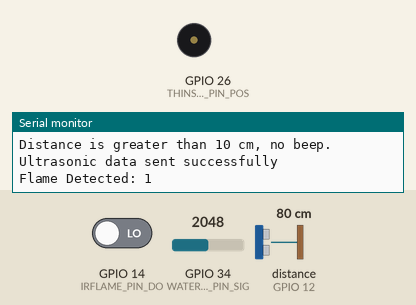
Recording of a sketch running on a simulated ESP32. Parts: buzzer (waves = sounding), the last lines printed to the serial monitor. Inputs (shaded band) come from the test bench; at power-on: distance to the obstacle (sensor on GPIO 12) 80 cm, GPIO 14 (IRFLAME_PIN_DO) LOW, GPIO 34 (WATERLEVELSENSOR_5V_PIN_SIG) = 2048. The echo pulse lasts 58.3 µs per cm; WiFi joins after 1.5 s; servers stay silent unless stated.

Above: at 2.7 s.
2.8 s: distance to the obstacle (sensor on GPIO 12) set to 2 cm
6.3 s: distance to the obstacle (sensor on GPIO 12) set to 8 cm
9.8 s: distance to the obstacle (sensor on GPIO 12) set to 11 cm
13.3 s: GPIO 14 (IRFLAME_PIN_DO) driven HIGH
At 14.2 s:
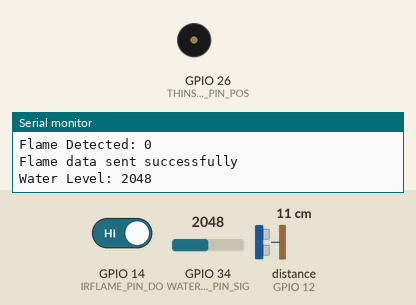
14.9 s: GPIO 34 (WATERLEVELSENSOR_5V_PIN_SIG) set to 2973
16.4 s: GPIO 34 (WATERLEVELSENSOR_5V_PIN_SIG) set to 3037
At 16.9 s:
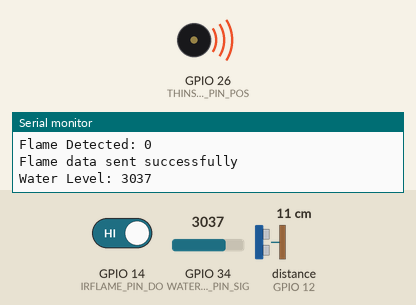
Timing chart, 0 to 21.1 s (numbered marks = the images above; inputs shaded):
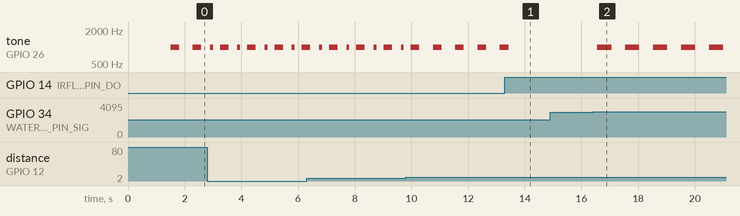

Measured:
- the behaviour switches between 3000 and 3001 on GPIO 34 (WATERLEVELSENSOR_5V_PIN_SIG) (found by bisection; images 1 and 2)
- after the input at 13.3 s, tone on GPIO 26 (THINSPEAKER_PIN_POS): goes on until 13.4 s, then stays silent
- after the input at 16.4 s, tone on GPIO 26 (THINSPEAKER_PIN_POS): alternates 1000 Hz for 0.50 s and silent for 0.49 s, starting after 0.16 s
- by itself, tone on GPIO 26 (THINSPEAKER_PIN_POS): alternates 1000 Hz for 0.30 s and silent for 0.49 s

The sketch:

cloud.ino
```cpp
#include <WiFi.h>
#include <Firebase_ESP_Client.h>
#include <NewPing.h>
#include "PiezoSpeaker.h"

// Provide the token generation process info.
#include <addons/TokenHelper.h>

// Provide the RTDB payload printing info and other helper functions.
#include <addons/RTDBHelper.h>

// Your Wi-Fi credentials
#define WIFI_SSID "CCC"
#define WIFI_PASSWORD "987654321"

// Your Firebase project credentials
#define API_KEY "AIzaSyBOgjbAMIKzmZV3TN3xFtf1-_KBrenIgF4"
#define DATABASE_URL "https://smart-white-cane-67105-default-rtdb.asia-southeast1.firebasedatabase.app/"
#define USER_EMAIL "admin0@gmail.com"
#define USER_PASSWORD "12345678"

// Pins
#define HCSR04_PIN_TRIG 13
#define HCSR04_PIN_ECHO 12
#define IRFLAME_PIN_DO 14
#define IROBJAVOID_PIN_OUT 27
#define THINSPEAKER_PIN_POS 26
#define WATERLEVELSENSOR_5V_PIN_SIG 34

// Object initialization
NewPing hcsr04(HCSR04_PIN_TRIG, HCSR04_PIN_ECHO);
PiezoSpeaker thinSpeaker(THINSPEAKER_PIN_POS);
FirebaseData fbdo;
FirebaseAuth auth;
FirebaseConfig config;

// Define vars for testing
const int testDelay = 500;  // delay of 0.5 seconds between tests
unsigned long previousMillis = 0;
int testIndex = 1;
int waterLevelIni = 0;
const int waterLevelThreshold = 500;

void setup() {
    Serial.begin(9600);
    while (!Serial); // wait for serial port to connect. Needed for native USB
    Serial.println("start");

    pinMode(IROBJAVOID_PIN_OUT, INPUT);
    pinMode(IRFLAME_PIN_DO, INPUT);  // Set the flame detector DO pin as input
    pinMode(WATERLEVELSENSOR_5V_PIN_SIG, INPUT);  // Set the water level sensor pin as input

    // Connect to Wi-Fi
    WiFi.begin(WIFI_SSID, WIFI_PASSWORD);
    Serial.print("Connecting to Wi-Fi");
    while (WiFi.status() != WL_CONNECTED) {
        Serial.print(".");
        delay(300);
    }
    Serial.println();
    Serial.print("Connected with IP: ");
    Serial.println(WiFi.localIP());
    Serial.println();

    // Initialize Firebase
    config.api_key = API_KEY;
    auth.user.email = USER_EMAIL;
    auth.user.password = USER_PASSWORD;
    config.database_url = DATABASE_URL;
    config.token_status_callback = tokenStatusCallback; // see addons/TokenHelper.h
    Firebase.reconnectNetwork(true);
    fbdo.setBSSLBufferSize(4096 /* Rx buffer size */, 1024 /* Tx buffer size */);
    fbdo.setResponseSize(2048);
    Firebase.begin(&config, &auth);
    Firebase.setDoubleDigits(5);
    config.timeout.serverResponse = 10 * 1000;
}

void loop() {
    unsigned long currentMillis = millis();
    if (currentMillis - previousMillis >= testDelay) {
        previousMillis = currentMillis;

        switch (testIndex) {
            case 1:

                testFlameDetectionSensor();
                 testWaterLevelSensor();
                testUltrasonicSensor();
            default:
                testIndex = 0;
                break;
        }
        testIndex++;
    }
}

// Test Ultrasonic Sensor
void testUltrasonicSensor() {
    int hcsr04Dist = hcsr04.ping_cm();
    delay(10);
    Serial.print(F("Distance: ")); Serial.print(hcsr04Dist); Serial.println(F(" [cm]"));
    if (hcsr04Dist < 10) {  // Adjusted condition to play beep if distance < 10 cm
        playBeep(1);  // Play Beep 1 if distance
    } else {
        Serial.println(F("Distance is greater than 10 cm, no beep."));
    }
    // Send data to Firebase
    if (Firebase.RTDB.setInt(&fbdo, "/ultrasonic", hcsr04Dist)) {
        Serial.println("Ultrasonic data sent successfully");
    } else {
        Serial.print("Failed to send ultrasonic data: ");
        Serial.println(fbdo.errorReason());
    }
}

// Test Infrared Flame Detection Sensor
void testFlameDetectionSensor() {
    bool flameDetected = digitalRead(IRFLAME_PIN_DO) == LOW;  // Assuming LOW means flame detected
    Serial.print(F("Flame Detected: ")); Serial.println(flameDetected);
    if (flameDetected) {
        playBeep(3);  // Play Beep 3 if flame is detected
    }
    // Send data to Firebase
    if (Firebase.RTDB.setBool(&fbdo, "/flame", flameDetected)) {
        Serial.println("Flame data sent successfully");
    } else {
        Serial.print("Failed to send flame data: ");
        Serial.println(fbdo.errorReason());
    }
}

// Test Water Level Sensor
void testWaterLevelSensor() {
    int waterLevel = analogRead(WATERLEVELSENSOR_5V_PIN_SIG);
    Serial.print(F("Water Level: ")); Serial.println(waterLevel);
    if (waterLevel > 3000) {
        playBeep(5);  // Play Beep 5 if water level is detected
    }
    // Send data to Firebase
    if (Firebase.RTDB.setInt(&fbdo, "/waterlevel", waterLevel)) {
        Serial.println("Water level data sent successfully");
    } else {
        Serial.print("Failed to send water level data: ");
        Serial.println(fbdo.errorReason());
    }
}

// Function to play the appropriate beep sound
void playBeep(int beepNumber) {
    int duration = 100; // duration of the beep in milliseconds
    int frequency = 1000; // frequency of the beep in Hertz

    if (beepNumber == 1) {
        tone(THINSPEAKER_PIN_POS, frequency, duration);
        delay(200);
    } else if (beepNumber == 2) {
        tone(THINSPEAKER_PIN_POS, frequency, duration);
        delay(100);
        tone(THINSPEAKER_PIN_POS, frequency, duration);
    } else if (beepNumber == 3) {
        for (int i = 0; i < 3; i++) {
            tone(THINSPEAKER_PIN_POS, frequency, duration);
            delay(100);
        }
    } else if (beepNumber == 4) {
        for (int i = 0; i < 4; i++) {
            tone(THINSPEAKER_PIN_POS, frequency, duration);
            delay(100);
        }
    } else if (beepNumber == 5) {
        for (int i = 0; i < 5; i++) {
            tone(THINSPEAKER_PIN_POS, frequency, duration);
            delay(100);
        }
    } else if (beepNumber == 6) {
        for (int i = 0; i < 6; i++) {
            tone(THINSPEAKER_PIN_POS, frequency, duration);
            delay(100);
        }
    }
}
```

PiezoSpeaker.cpp
```cpp
#include "PiezoSpeaker.h"

PiezoSpeaker::PiezoSpeaker(int pin) : Speaker(pin){

}
```

PiezoSpeaker.h
```cpp
#ifndef PiezoSpeaker_H
#define PiezoSpeaker_H

#include "Speaker.h"

class PiezoSpeaker : public Speaker  {
  public:
    PiezoSpeaker(const int pin);
};


#endif //PiezoSpeaker_H
```

Speaker.cpp
```cpp
#include "Speaker.h"
#include "TimerFreeTone.h"

#include <Arduino.h>

// Constructor :
Speaker::Speaker(const int pin) : m_pin(pin)
{

}

void Speaker::tone(unsigned long frequency, unsigned int duration)
{
    TimerFreeTone(m_pin, frequency, duration);
}

void Speaker::playMelody(unsigned int len, unsigned int *melody, unsigned int *noteDurations)
{
  // Based on https://www.arduino.cc/en/Tutorial/toneMelody
  for (int thisNote = 0; thisNote < len; thisNote++) {

	TimerFreeTone(m_pin, melody[thisNote], 1000 / noteDurations[thisNote]);
	delay(50);
  }
}
```

Speaker.h
```cpp
#ifndef _SPEAKER_H_
#define _SPEAKER_H_

/*
  BaseSpeaker is an abstract class used to provide common interace
  an funcionality for different speaker components
  This library contains parts from https://www.arduino.cc/en/Tutorial/toneMelody
 */
class Speaker
{
  public:
    Speaker(const int pin);
    void tone(unsigned long frequency, unsigned int duration);
    // Play a Melody
    // len           - amount of notes in melody
    // melody        - array where each element is the desired note in sequence
    // noteDurations - array where each element defines the duration for the corresponding note in the melody.
    //                 4 = quarter note, 8 = eighth note, etc.
    // both melody and noteDurations must be arrays of length len.
    void playMelody(unsigned int len, unsigned int *notes, unsigned int *durations);

  private:
    int m_pin;
};


/*************************************************
 * https://www.arduino.cc/en/Tutorial/toneMelody
 * Public Constants
 *************************************************/

#define NOTE_B0  31
#define NOTE_C1  33
#define NOTE_CS1 35
#define NOTE_D1  37
#define NOTE_DS1 39
#define NOTE_E1  41
#define NOTE_F1  44
#define NOTE_FS1 46
#define NOTE_G1  49
#define NOTE_GS1 52
#define NOTE_A1  55
#define NOTE_AS1 58
#define NOTE_B1  62
#define NOTE_C2  65
#define NOTE_CS2 69
#define NOTE_D2  73
#define NOTE_DS2 78
#define NOTE_E2  82
#define NOTE_F2  87
#define NOTE_FS2 93
#define NOTE_G2  98
#define NOTE_GS2 104
#define NOTE_A2  110
#define NOTE_AS2 117
#define NOTE_B2  123
#define NOTE_C3  131
#define NOTE_CS3 139
#define NOTE_D3  147
#define NOTE_DS3 156
#define NOTE_E3  165
#define NOTE_F3  175
#define NOTE_FS3 185
#define NOTE_G3  196
#define NOTE_GS3 208
#define NOTE_A3  220
#define NOTE_AS3 233
#define NOTE_B3  247
#define NOTE_C4  262
#define NOTE_CS4 277
#define NOTE_D4  294
#define NOTE_DS4 311
#define NOTE_E4  330
#define NOTE_F4  349
#define NOTE_FS4 370
#define NOTE_G4  392
#define NOTE_GS4 415
#define NOTE_A4  440
#define NOTE_AS4 466
#define NOTE_B4  494
#define NOTE_C5  523
#define NOTE_CS5 554
#define NOTE_D5  587
#define NOTE_DS5 622
#define NOTE_E5  659
#define NOTE_F5  698
#define NOTE_FS5 740
#define NOTE_G5  784
#define NOTE_GS5 831
#define NOTE_A5  880
#define NOTE_AS5 932
#define NOTE_B5  988
#define NOTE_C6  1047
#define NOTE_CS6 1109
#define NOTE_D6  1175
#define NOTE_DS6 1245
#define NOTE_E6  1319
#define NOTE_F6  1397
#define NOTE_FS6 1480
#define NOTE_G6  1568
#define NOTE_GS6 1661
#define NOTE_A6  1760
#define NOTE_AS6 1865
#define NOTE_B6  1976
#define NOTE_C7  2093
#define NOTE_CS7 2217
#define NOTE_D7  2349
#define NOTE_DS7 2489
#define NOTE_E7  2637
#define NOTE_F7  2794
#define NOTE_FS7 2960
#define NOTE_G7  3136
#define NOTE_GS7 3322
#define NOTE_A7  3520
#define NOTE_AS7 3729
#define NOTE_B7  3951
#define NOTE_C8  4186
#define NOTE_CS8 4435
#define NOTE_D8  4699
#define NOTE_DS8 4978

#endif // _SPEAKER_H_
```
